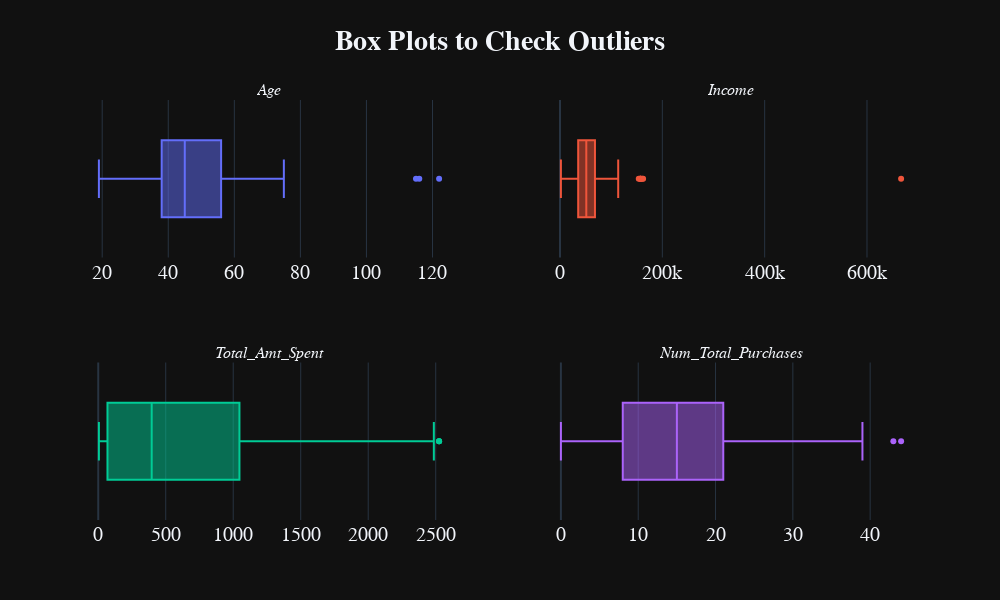

Notebook source saved alongside this figure:
### Code cell
#Visualizing the outlier values

fig=make_subplots(rows=2,cols=2,subplot_titles=('<i>Age', '<i>Income', '<i>Total_Amt_Spent', '<i>Num_Total_Purchases'))
fig.add_trace(go.Box(x=CRM_Data['Age'],name='Age'),row=1,col=1)
fig.add_trace(go.Box(x=CRM_Data['Income'],name='Income'),row=1,col=2)
fig.add_trace(go.Box(x=CRM_Data['Total_Amt_Spent'],name='Total_Amt_Spent'),row=2,col=1)
fig.add_trace(go.Box(x=CRM_Data['Total_Num_Purchases'],name='Total_Num_Purchases'),row=2,col=2)

fig.update_yaxes(visible=False, showticklabels=False)
fig.update_layout(height=600, width=1000, title_text='<b>Box Plots to Check Outliers', font_size=20)
fig.update_layout(
    template='plotly_dark',
    title_x=0.5,
    font_family='Courier New',
    showlegend=False
)

### Figure 1 — Plotly figure (JSON) as saved in the notebook; plotly's stock layout.template omitted (floating-point values rounded to 4 significant figures; data arrays with more than 128 entries replaced by an {"elided": "..."} marker saying what was removed)
{"data": [{"name": "Age", "type": "box", "x": {"elided": "2240 int values"}, "xaxis": "x", "yaxis": "y"}, {"name": "Income", "type": "box", "x": {"elided": "2240 float values"}, "xaxis": "x2", "yaxis": "y2"}, {"name": "Total_Amt_Spent", "type": "box", "x": {"elided": "2240 int values"}, "xaxis": "x3", "yaxis": "y3"}, {"name": "Total_Num_Purchases", "type": "box", "x": {"elided": "2240 int values"}, "xaxis": "x4", "yaxis": "y4"}], "layout": {"annotations": [{"font": {"size": 16}, "showarrow": false, "text": "<i>Age", "x": 0.225, "xanchor": "center", "xref": "paper", "y": 1, "yanchor": "bottom", "yref": "paper"}, {"font": {"size": 16}, "showarrow": false, "text": "<i>Income", "x": 0.775, "xanchor": "center", "xref": "paper", "y": 1, "yanchor": "bottom", "yref": "paper"}, {"font": {"size": 16}, "showarrow": false, "text": "<i>Total_Amt_Spent", "x": 0.225, "xanchor": "center", "xref": "paper", "y": 0.375, "yanchor": "bottom", "yref": "paper"}, {"font": {"size": 16}, "showarrow": false, "text": "<i>Num_Total_Purchases", "x": 0.775, "xanchor": "center", "xref": "paper", "y": 0.375, "yanchor": "bottom", "yref": "paper"}], "font": {"family": "Courier New", "size": 20}, "height": 600, "showlegend": false, "title": {"text": "<b>Box Plots to Check Outliers", "x": 0.5}, "width": 1000, "xaxis": {"anchor": "y", "domain": [0, 0.45]}, "xaxis2": {"anchor": "y2", "domain": [0.55, 1]}, "xaxis3": {"anchor": "y3", "domain": [0, 0.45]}, "xaxis4": {"anchor": "y4", "domain": [0.55, 1]}, "yaxis": {"anchor": "x", "domain": [0.625, 1], "showticklabels": false, "visible": false}, "yaxis2": {"anchor": "x2", "domain": [0.625, 1], "showticklabels": false, "visible": false}, "yaxis3": {"anchor": "x3", "domain": [0, 0.375], "showticklabels": false, "visible": false}, "yaxis4": {"anchor": "x4", "domain": [0, 0.375], "showticklabels": false, "visible": false}}}
